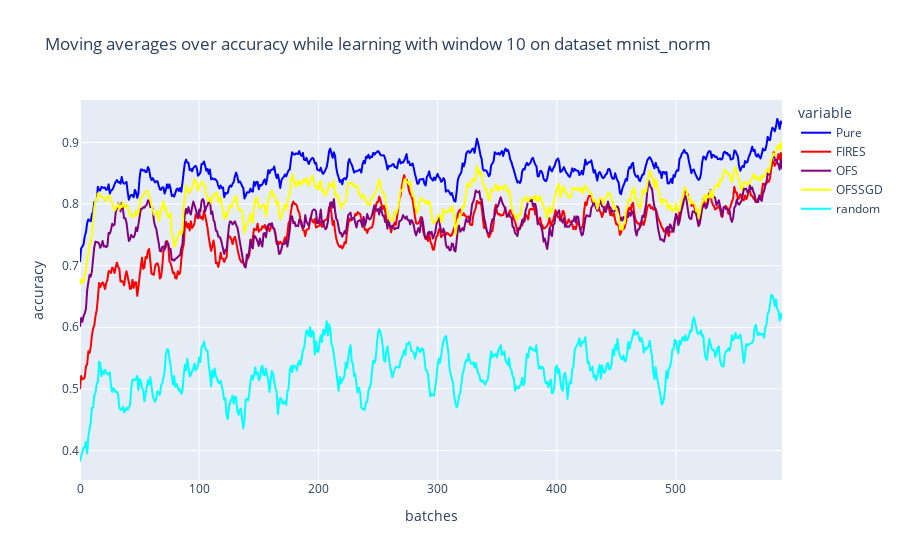

Write notebook code for a chart like this one.
### Code cell
#moving averages
title = "Moving averages over accuracy while learning with window {} on dataset {}".format(n_window, dataset_name)
col_names = ["Pure","FIRES", "OFS", "OFSSGD", "random"]# "FSDS",
d = {"Pure":pure_moving_average, "FIRES":fires_moving_average, "OFS":ofs_moving_average, 
"OFSSGD":ofssgd_moving_average,  "random":random_moving_average}#"FSDS":fsds_moving_average,
df = pd.DataFrame(d, columns=col_names)
fig = px.line(df, y=col_names, title=title, labels={"index":"batches", "value":"accuracy"}, color_discrete_map={"Pure":"blue",'FIRES': 'red', 
                                                    'OFS': 'purple', "OFSSGD":"yellow", "random":"cyan"})#'FSDS': 'green',
fig.show()

### Figure 1 — Plotly figure (JSON) as saved in the notebook; plotly's stock layout.template omitted (floating-point values rounded to 4 significant figures; data arrays with more than 128 entries replaced by an {"elided": "..."} marker saying what was removed)
{"data": [{"hovertemplate": "variable=Pure<br>batches=%{x}<br>accuracy=%{y}<extra></extra>", "legendgroup": "Pure", "line": {"color": "blue", "dash": "solid"}, "mode": "lines", "name": "Pure", "showlegend": true, "type": "scattergl", "x": {"elided": "590 int values"}, "xaxis": "x", "y": {"elided": "590 float values"}, "yaxis": "y"}, {"hovertemplate": "variable=FIRES<br>batches=%{x}<br>accuracy=%{y}<extra></extra>", "legendgroup": "FIRES", "line": {"color": "red", "dash": "solid"}, "mode": "lines", "name": "FIRES", "showlegend": true, "type": "scattergl", "x": {"elided": "590 int values"}, "xaxis": "x", "y": {"elided": "590 float values"}, "yaxis": "y"}, {"hovertemplate": "variable=OFS<br>batches=%{x}<br>accuracy=%{y}<extra></extra>", "legendgroup": "OFS", "line": {"color": "purple", "dash": "solid"}, "mode": "lines", "name": "OFS", "showlegend": true, "type": "scattergl", "x": {"elided": "590 int values"}, "xaxis": "x", "y": {"elided": "590 float values"}, "yaxis": "y"}, {"hovertemplate": "variable=OFSSGD<br>batches=%{x}<br>accuracy=%{y}<extra></extra>", "legendgroup": "OFSSGD", "line": {"color": "yellow", "dash": "solid"}, "mode": "lines", "name": "OFSSGD", "showlegend": true, "type": "scattergl", "x": {"elided": "590 int values"}, "xaxis": "x", "y": {"elided": "590 float values"}, "yaxis": "y"}, {"hovertemplate": "variable=random<br>batches=%{x}<br>accuracy=%{y}<extra></extra>", "legendgroup": "random", "line": {"color": "cyan", "dash": "solid"}, "mode": "lines", "name": "random", "showlegend": true, "type": "scattergl", "x": {"elided": "590 int values"}, "xaxis": "x", "y": {"elided": "590 float values"}, "yaxis": "y"}], "layout": {"legend": {"title": {"text": "variable"}, "tracegroupgap": 0}, "title": {"text": "Moving averages over accuracy while learning with window 10 on dataset mnist_norm"}, "xaxis": {"anchor": "y", "domain": [0, 1], "title": {"text": "batches"}}, "yaxis": {"anchor": "x", "domain": [0, 1], "title": {"text": "accuracy"}}}}
